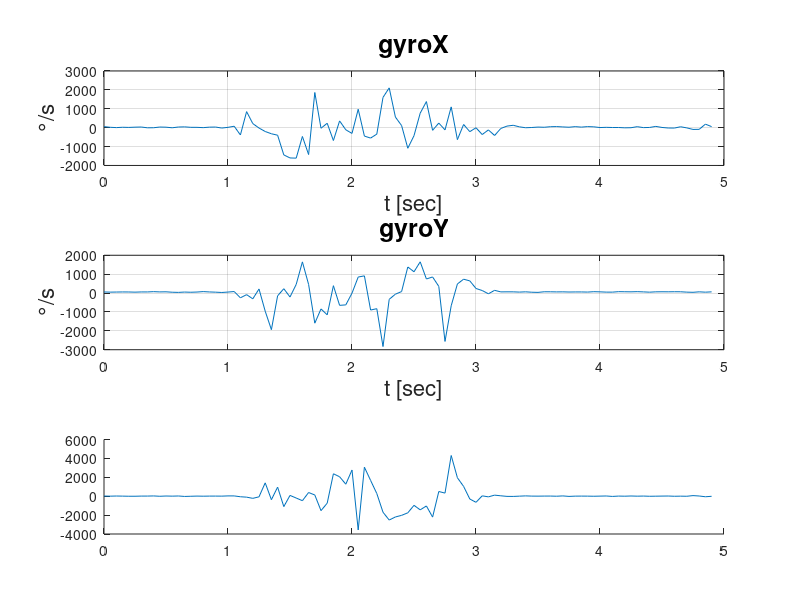

Here is the MATLAB script that generated this plot: (Note: this script raises an error after producing the figure.)

clc
close all
clear all

% import from file to array
mydata1 = importdata("datiSTOP_bello.txt")
mydata2 = importdata("datiABS_bellobello.txt")
%converto in matrice
%mydata1 =table2array(mydata);

gyroX = mydata1(:,4) - mean(mydata1(:, 4));
gyroY = mydata1(:, 5) - mean(mydata1(:, 5));
gyroZ = mydata1(:,6) - mean(mydata1(:, 6));
gyroZ2= mydata2(:,6)-mean(mydata2(:,6));

Ts = 0.05;
Fs = 1/Ts;

L = max(size(gyroX)); %numero misurazioni
t = (0:L-1)*Ts;

windowSize = 10;
b = (1/windowSize)*ones(1,windowSize);
a = 1;

% filters the data in vector X with the
%  filter described by vectors A and B to create the filtered data Y.  
filteredX = filter(b, a, gyroX);
filteredY = filter(b, a, gyroY);
filteredZ = filter(b, a, gyroZ);
filteredZ2 = filter(b, a, gyroZ2);

% accelerations analysis without filter
figure(1)
axis(1) = subplot(3,1,1);
plot(t, gyroX);
title('gyroX', 'FontSize', 18);
xlabel('t [sec]', 'FontSize', 16);
ylabel('°/s', 'FontSize', 16);
grid on;

axis(2) = subplot(3,1,2);
plot(t, gyroY);
title('gyroY', 'FontSize', 18);
xlabel('t [sec]', 'FontSize', 16);
ylabel('°/s', 'FontSize', 16);
grid on;

axis(3) = subplot(3,1,3);
plot(t, gyroZ,t,gyroZ2);
title('gyroZ', 'FontSize', 18);
xlabel('t [sec]', 'FontSize', 16);
ylabel('°/s', 'FontSize', 16);
grid on;

linkaxes(axis, 'x');
% accelerations analisys with filter
figure(2)
axis(1) = subplot(3,1,1);
plot(t, filteredX);
title('gyroX filtered', 'FontSize', 18);
xlabel('t [sec]', 'FontSize', 16);
ylabel('°/s', 'FontSize', 16);
grid on;

axis(2) = subplot(3,1,2);
plot(t, filteredY);
title('gyroY filtered', 'FontSize', 18);
xlabel('t [sec]', 'FontSize', 16);
ylabel('°/s', 'FontSize', 16);
grid on;

axis(3) = subplot(3,1,3);
plot(t, filteredZ,t,filteredZ2);
title(['gyroZ filtered'], 'FontSize', 18);
xlabel('t [sec]', 'FontSize', 16);
ylabel('°/s', 'FontSize', 16);
grid on;


linkaxes(axis, 'x');
%% FREQUENCY DOMAIN ANALYSIS
% frequency analisys
% fft(X) is the discrete Fourier transform (DFT) of vector X
tfourierX = fft(filteredX);
tfourierY = fft(filteredY);
tfourierZ = fft(filteredZ);

tfourierX = abs(tfourierX/L);
fX = tfourierX(1:L/2+1);
fX(2:end-1) = 2*fX(2:end-1); 

tfourierY = abs(tfourierY/L);
fY = tfourierY(1:L/2+1);
fY(2:end-1) = 2*fY(2:end-1);

tfourierZ = abs(tfourierZ/L);
fZ = tfourierZ(1:L/2+1);
fZ(2:end-1) = 2*fZ(2:end-1); 

f = Fs*(0:(L/2))/L;

figure(3)
axis(1) = subplot(3,1,1);
plot(f, fX);
title('x-axis frequency analysis', 'FontSize', 18);
xlabel('f [Hz]', 'FontSize', 16);
ylabel('|fX(f)|', 'FontSize', 16);
grid on;

axis(2) = subplot(3,1,2);
plot(f, fY);
title('y-axis frequency analysis', 'FontSize', 18);
xlabel('f [Hz]', 'FontSize', 16);
ylabel('|fY(f)|', 'FontSize', 16);
grid on;

axis(3) = subplot(3,1,3);
plot(f, fZ);
title('z-axis frequency analysis', 'FontSize', 18);
xlabel('f [Hz]', 'FontSize', 16);
ylabel('|fZ(f)|', 'FontSize', 16);
grid on;

linkaxes(axis, 'x');
%% STABILITY
% stability analysis (BODE)
%Frequency Response Data (frd) models store the frequency response of linear 
%systems, for example, experimental data collected with a frequency analyzer.
 

sX = frd(fX, f, Ts);
sY = frd(fY, f, Ts);
sZ = frd(fZ, f, Ts);

np =2; % number of poles
nz = np - 1;

sXest = tfest(sX, np, nz);
sYest = tfest(sY, np, nz);
sZest = tfest(sZ, np, nz);

figure(4)
axis(1) = subplot(3,1,1);
bode(sXest);
title('x-axis Bode diagram', 'FontSize', 18);
grid on;

axis(2) = subplot(3,1,2);
bode(sYest);
title('y-axis Bode diagram', 'FontSize', 18);
grid on;

axis(3) = subplot(3,1,3);
bode(sZest);
title('z-axis Bode diagram', 'FontSize', 18);
grid on;

linkaxes(axis, 'x');

% stability analysis (ROOT LOCUS)
figure(5)
axis(1) = subplot(3,1,1);
rlocus(sXest);
title('Location of the X-axis roots', 'FontSize', 18);
grid on;

axis(2) = subplot(3,1,2);
rlocus(sYest);
title('Location of the Y-axis roots', 'FontSize', 18);
grid on;

axis(3) = subplot(3,1,3);
rlocus(sZest);
title('Location of the Z-axis roots', 'FontSize', 18);
grid on;

linkaxes(axis, 'x');

% stability analysis (ISSTABLE FUNCTION)
isstable(sXest)
isstable(sYest)
isstable(sZest)

% stability nyquist (NYQUIST FUNCTION)
figure(6);
axis(1) = subplot(3,1,1);
nyquist(sXest);
title('Nyquist asse X', 'FontSize', 18);
grid on;

axis(2) = subplot(3,1,2);
nyquist(sYest);
title('Nyquist asse Y', 'FontSize', 18);
grid on;

axis(3) = subplot(3,1,3);
nyquist(sZest);
title('Nyquist asse Z', 'FontSize', 18);
grid on;
wShow = 0:0.1:f(end);

figure(7);
axis(1) = subplot(3,1,1);
bodemag(sX, sXest, 'r', wShow);
title('Confronto frequenziale asse X', 'FontSize', 18);
legend('Sperimentale', 'Stimato', 'fontSize', 14);
grid on;

axis(2) = subplot(3,1,2);
bodemag(sY, sYest, 'r', wShow);
title('Confronto frequenziale asse Y', 'FontSize', 18);
legend('Sperimentale', 'Stimato', 'fontSize', 14);
grid on;

axis(3) = subplot(3,1,3);
bodemag(sZ, sZest, 'r', wShow);
title('Confronto frequenziale asse Z', 'FontSize', 18);
legend('Sperimentale', 'Stimato', 'fontSize', 14);
grid on;

linkaxes(axis, 'x');

